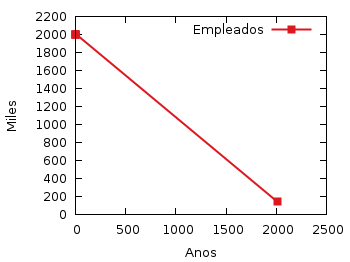

This figure's gnuplot source:
# glengemann v0.1
# wxt
#set terminal wxt size 350,262 enhanced font 'Verdana,10' persist
# png
set terminal pngcairo size 350,262 enhanced font 'Verdana,10'
set output 'empleados_pdvsa.png'
# svg
#set terminal svg size 350,262 fname 'Verdana, Helvetica, Arial, sans-serif' \
#fsize '10'
#set output 'battery.svg'

set xlabel 'Anos'
set ylabel 'Miles'

set style line 1 lc rgb '#dd181f' lt 1 lw 2 pt 5 ps 1   # --- red
plot 'empleados_pdvsa.dat' index 0 with linespoints ls 1 title 'Empleados'